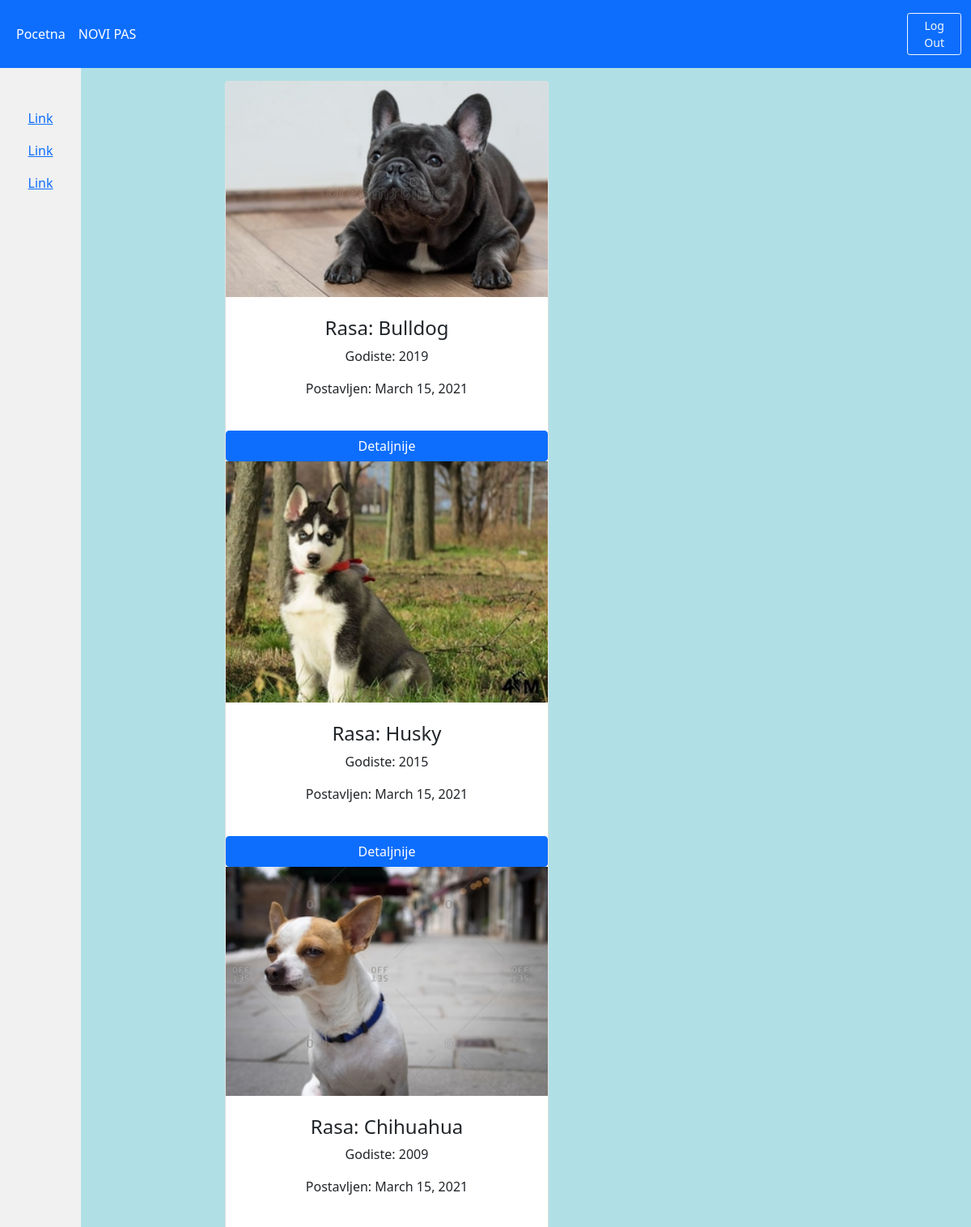
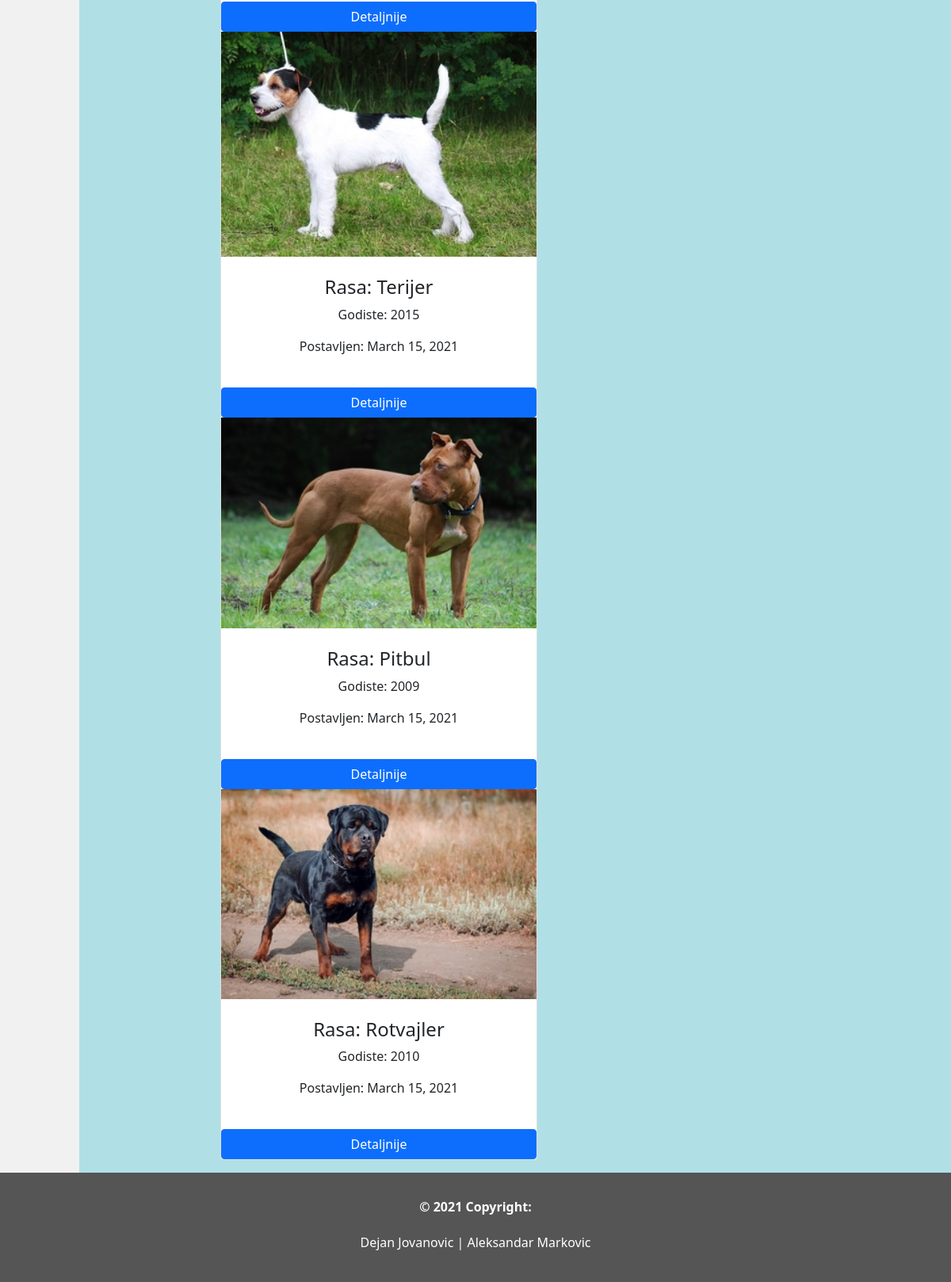
The app's page / (signed in) with its own data (2 pictures, top to bottom).
### tinder_app/models.py (models this page shows, shortened)
class Dog(models.Model):
	user = models.ForeignKey(User, on_delete=models.CASCADE)
	breed = models.ForeignKey('DogBreed', on_delete=models.CASCADE)
	gender = models.CharField(max_length=10)
	birthYear = models.CharField(max_length=15)
	info = models.TextField(max_length=1000)
	image = ResizedImageField(size=[320,240], quality=100, upload_to='pictures', null=True, blank=False)
	image2 = ResizedImageField(size=[320,240], quality=100, upload_to='pictures', null=True, blank=True)
	image3 = ResizedImageField(size=[320,240], quality=100, upload_to='pictures', null=True, blank=True)
	image4 = ResizedImageField(size=[320,240], quality=100, upload_to='pictures', null=True, blank=True)
	image5 = ResizedImageField(size=[320,240], quality=100, upload_to='pictures', null=True, blank=True)
	image6 = ResizedImageField(size=[320,240], quality=100, upload_to='pictures', null=True, blank=True)
	phone_no = models.CharField(max_length=20, null=True, blank=False)
	date = models.DateTimeField(default=datetime.now, blank=True)
	class Meta:
		ordering = ['-date']

class DogBreed(models.Model):
	breed = models.CharField(max_length=50)
	def __str__(self):
		return self.breed
	class Meta:
		ordering = ['breed']

### tinder_app/views.py (the view)
# urls.py: path('', views.home, name='home'),
def home(request):
	dogs = Dog.objects.all()
	context = {'dogs':dogs}
	return render(request, 'tinder_app/home.html', context)

### tinder_app/templates/tinder_app/home.html
{% extends 'tinder_app/base.html' %}
{% block content %}
{% if user.is_authenticated %}
		<div class="card-body">
			<div class="card" style="width:400px">
			{% for dog in dogs %}
			<img src="{{ dog.image.url }}">
			<br>
		    <h4 class="card-title"> Rasa: {{ dog.breed }}</h4>
		    <p class="card-text"> Godiste: {{ dog.birthYear }}</p>
		    <p class="card-text"> Postavljen: {{ dog.date.date }}</p><br>
		    <a href="{% url 'details' dog.pk %}" class="btn btn-primary"> Detaljnije </a>
			{% endfor %}
			</div>
		</div>
{% endif %}
{% endblock %}

### records on screen
Dog: image (picture), breed "Bulldog", birthYear "2019", date "March 15, 2021"
Dog: image (picture), breed "Husky", birthYear "2015", date "March 15, 2021"
Dog: image (picture), breed "Chihuahua", birthYear "2009", date "March 15, 2021"
Dog: image (picture), breed "Terijer", birthYear "2015", date "March 15, 2021"
Dog: image (picture), breed "Pitbul", birthYear "2009", date "March 15, 2021"
Dog: image (picture), breed "Rotvajler", birthYear "2010", date "March 15, 2021"
